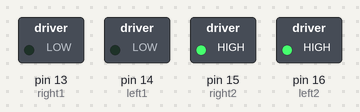
Bench run of a sketch on a simulated Arduino Uno, built with avr-gcc and run on an emulated ATmega328P. Parts: switched loads named in the sketch (green lamp = pin HIGH).

Above: at 0.1 s.
At 4.1 s:
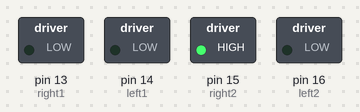
At 6.1 s:
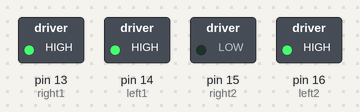
At 10.1 s:
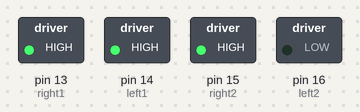
At 25.1 s:
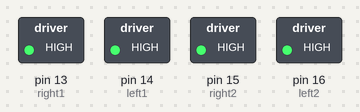
At 36.1 s:
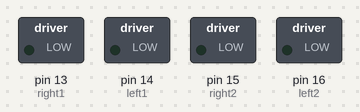
Timing chart, 0 to 37.6 s (numbered marks = the images above):
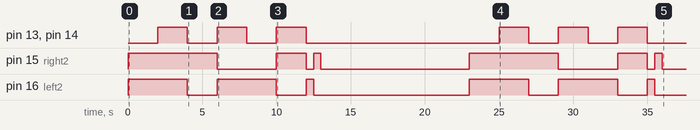

The sketch:

Motor.ino
```cpp
// (licence header left out)
#define left1 14
#define left2 16 //pwm
#define right1 13
#define right2 15 //pwm

void setup() {
  pinMode(left1, OUTPUT);
  pinMode(left2, OUTPUT);
  pinMode(right1, OUTPUT);
  pinMode(right2, OUTPUT);

stop(); //make sure motors are stopped

}

void loop() {
  //Arduino PWM is from 0 to 255
  //ccw (counter clockwise) will move the car forward
  //in the python examples this is positive numbers.
  //cw (clockwise) will move the car backward
  //in the python examples this is the negitive numbers.
  //PWM for left, right motor
  ccw(255,255);
  delay(2000);
  cw(255,255);
  delay(2000);
  ccw(50,255); //turn wide left forward
  delay(2000);
  cw(255,50); //trun wide right backward
  delay(2000);
  ccw(255,50); //turn wide right forward
  delay(2000);
  cw(50,255); //turn wide left backward
  delay(2000);
  ccw(255,0); //turn tight right forward
  delay(500);
  ccw(0,255);
  delay(500);
  stop();
  delay(10000); //wait 10 seconds then start over

}

void cw(int lft, int rgt) {
  //This causes the car to move backward
  digitalWrite(left1, 1);
  digitalWrite(right1, 1);
  analogWrite(left2, map(lft,50,255,50,255));
  analogWrite(right2, map(rgt,50,255,50,255));
}

void ccw(int lft, int rgt) {
  //This causes the car to move forward
  digitalWrite(left1, 0);
  digitalWrite(right1, 0);
  analogWrite(left2, lft);
  analogWrite(right2, rgt);
}

void stop() {
  digitalWrite(left1, 0);
  digitalWrite(right1, 0);
  analogWrite(left2, 0);
  analogWrite(right2, 0);
}
```

Measured:
- by itself, pin 15 (right2): LOW → HIGH at 0.00 s, → LOW 6.0 s later, → HIGH 4.0 s later, → LOW 2.0 s later, … (12 changes in this stretch)
- by itself, pin 16 (left2): LOW → HIGH at 0.00 s, → LOW 4.0 s later, → HIGH 2.0 s later, → LOW 4.0 s later, … (12 changes in this stretch)
- by itself, pin 13 (right1), pin 14 (left1): LOW → HIGH at 2.0 s, → LOW 2.0 s later, → HIGH 2.0 s later, → LOW 2.0 s later, … (12 changes in this stretch)
